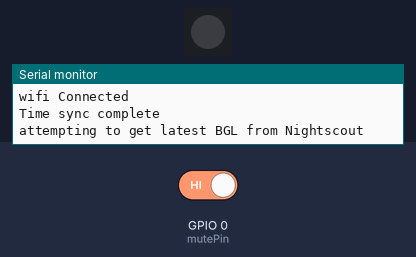
The sketch below on a simulated ESP32. Parts: 1 RGB LEDs in strip order, left to right, the last lines printed to the serial monitor. Inputs (shaded band) come from the test bench; at power-on: GPIO 0 (mutePin) HIGH. Dim RGB values are drawn brighter than linear; WiFi joins after 1.5 s; servers stay silent unless stated; uploads are accepted with an empty reply; the local clock reads 2024-03-15 10:24:30 at power-on unless the sketch sets it.

Above: at 2.7 s.
2.8 s: GPIO 0 (mutePin) driven LOW
At 3.7 s:
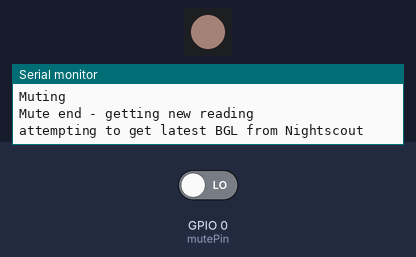
5.8 s: GPIO 0 (mutePin) driven HIGH
Timing chart, 0 to 8.8 s (numbered marks = the images above; inputs shaded):
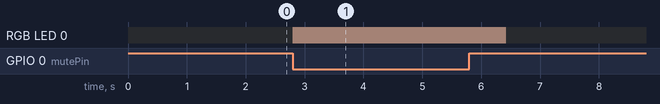

The sketch:

Nightscout-lamp.ino
```cpp
#include <Arduino.h>
#include <WiFi.h>
#include <WiFiClientSecure.h>
#include "time.h"
#include "esp_sntp.h"
#include "esp_system.h"
#include <ArduinoJson.h>
#include <HTTPClient.h>
#include <Adafruit_NeoPixel.h>
#include <math.h>

//basic settings

const char *ssid = "YOUR_WIFI_SSID";   //your wifi SSID
const char *password = "YOUR_WIFI_PASSWORD";   //your wifi password
const char *TZ_INFO = "AEST-10AEDT,M10.1.0,M4.1.0/3"; // your timezone - https://github.com/nayarsystems/posix_tz_db/blob/master/zones.csv
const char *url = "https://YOUR_NIGHTSCOUT.com/api/v1/entries?count=1&token=YOUR_TOKEN";  //your nightscout URL / Token.
#define RGBPIN 1      //Pin to which LED is attached.
#define numberLEDs 1  //number of leds attached

//Extra settings

//brightness adjustment
#define dayStart 7          //set day brightness at 7AM
#define dayEnd 20           //set night brightness at 10PM
#define dayBrightness 50    //0 - 100%
#define nightBrightness 15  //0 - 100%

//thresholds and colours
const uint8_t lowColour[] = { 0, 0, 255 };               //RGB values for low colour
#define low 3.9                                          //point at which low colour is set, above this lower in range is set
const uint8_t lowerInRangeColour[] = { 178, 102, 255 };  //RGB values for lower in range colour
#define inRange 4.8                                      // point at which in range colour is set
const uint8_t inRangeColour[] = { 0, 255, 0 };           //RGB values for in range colour
#define higherInRange 8                                  // point at which higher in range is set
const uint8_t higherInRangeColour[] = { 255, 153, 0 };   //RGB values for higher in range colour
#define high 10                                          //point at which high is set
const uint8_t highColour[] = { 255, 0, 0 };              //RGB values for high colour

//mute settings
#define muteTime 0                          // if mute time (in milliseconds - i.e. 300000 for 5 minutes) is > 0 mute pin is enabled, when mute pin is grounded i.e. via a button press the led is set to the mute colour for the defined time.
#define mutePin 0                               // pin used for mute button, pin must be a pulled up. - disabled by default.
const uint8_t muteColour[] = { 255, 200, 180 };  //mute colour - warm white by default.
#define muteBrightness nightBrightness           //custom mute brightness, set to night brightness by default.

Adafruit_NeoPixel bglPixel(numberLEDs, RGBPIN, NEO_GRB + NEO_KHZ800);

void updatePixelColour(const uint8_t colourToSet[]) {
  bglPixel.fill(bglPixel.Color(colourToSet[0], colourToSet[1], colourToSet[2]), 0, 0);
}

long updateSGV(time_t now)  //get sgv from nightscout
{
  Serial.println("attempting to get latest BGL from Nightscout");
  static JsonDocument doc;
  static int sgvDelta = -1;
  static float sgv = 0;

  static long lastReading = 0;
  long nextReading = 300000;  //by default attempt to get a reading every 5 minutes, if a reading is not recieved this value is used to retry.

  updatePixelColour((uint8_t[]){0,0,0});// pixel off by default, used in case of error scenario.
  HTTPClient http;
  http.setReuse(false);
  http.begin(url);
  http.addHeader("accept", "application/json");
  int httpResponseCode = http.GET();
  if (httpResponseCode > 0) {
    DeserializationError error = deserializeJson(doc, http.getStream());
    if (!error) {
      sgv = (float)doc[0]["sgv"] / 18;
      lastReading = (long long)doc[0]["date"] / 1000;
    }
  } else {
    Serial.print("Error code: ");
    Serial.println(http.errorToString(httpResponseCode));
  }
  http.end();

  sgvDelta = (now - lastReading);         // how long ago last reading was recieved by nightscout in seconds?
  if (sgvDelta >= 0 && sgvDelta < 330) {  // if last reading recived less than 5.5 minutes ago everything normal
                                          //reading expected at least every 5.5 minutes, subtract how long ago last reading recieved from 5.5 minutes to know when next reading should arrive. 5.5 minutes is being used to give a bit of overhead to allow for delays in xDrip / AAPS / juggulloco writing to nightScout.
    nextReading = (330 - sgvDelta) * 1000;
  }
  if (sgvDelta < 900) {  // if last reading less than 15 minutes, if more than 15 minutes turn off led to avoid displaying stale data.
    //neopixel control
    if (sgv >= 1) {
      if (sgv <= low) {
        updatePixelColour(lowColour);
      } else if (sgv > low && sgv < inRange) {
        updatePixelColour(lowerInRangeColour);
      } else if (sgv >= inRange && sgv < higherInRange) {
        updatePixelColour(inRangeColour);
      } else if (sgv >= higherInRange && sgv < high) {
        updatePixelColour(higherInRangeColour);
      } else if (sgv >= high) {
        updatePixelColour(highColour);
      };
    }
  }
  bglPixel.show();
  Serial.printf("Last reading %f - delta %d - next reading expected in %d \n", sgv, sgvDelta, (nextReading / 1000));
  return nextReading;
}

void WiFiStationDisconnected(WiFiEvent_t event, WiFiEventInfo_t info) {
  updatePixelColour((uint8_t[]){0,0,0});//pixel off
  bglPixel.show();
}

void setup() {
  Serial.begin(115200);
  bglPixel.begin();

  bglPixel.setBrightness(((float)dayBrightness / 100) * 255);
  updatePixelColour((uint8_t[]){0,0,0});//pixel off
  bglPixel.show();

  if (muteTime) {
    pinMode(mutePin, INPUT_PULLUP);
  }

  WiFi.onEvent(WiFiStationDisconnected, WiFiEvent_t::ARDUINO_EVENT_WIFI_STA_DISCONNECTED);
  WiFi.setAutoReconnect(true);
  WiFi.begin(ssid, password);

  while (WiFi.status() != WL_CONNECTED) {
    delay(500);
  }

  Serial.println("wifi Connected");
  configTime(0, 0, "pool.ntp.org");
  setenv("TZ", TZ_INFO, 1);
  tzset();
  uint8_t count = 0;
  while (sntp_get_sync_status() != SNTP_SYNC_STATUS_COMPLETED && count < 1000) {  //wait for NTP time sync allow 1000 retries, i.e. 10 seconds max.
    Serial.println("Time not synced with NTP - retry");
    count++;
    delay(100);
  }
  (count == 1000) ? Serial.println("Time sync fail") : Serial.println("Time sync complete");
}


void loop() {
  static time_t now;
  static struct tm *locality;
  static unsigned long previousMillisSGV, currentMillis, muteStart = 0;
  static bool day = 1;
  static bool muted = 0;
  time(&now);                  // read the current time
  locality = localtime(&now);  // update the structure tm with the current time

  static long whenNext = updateSGV(now);  //get inital reading.

  currentMillis = millis();

  if (!digitalRead(mutePin) && !muted) {  // if mute button pressed and not currently muted,
    Serial.println("Muting");
    bglPixel.setBrightness(((float)muteBrightness / 100) * 255);             // set mute brightness
    updatePixelColour(muteColour); // set mute colour
    bglPixel.show();                                                         // update pixel
    muted = true;                                                            // is muted
    muteStart = millis();                                                    // when did mute start
  }

  if (muted && currentMillis - muteStart > muteTime) {  //if currently muted and has been muted for > mute time cancel mute.
    Serial.println("Mute end - getting new reading");
    muted = false;
    (day) ? bglPixel.setBrightness(((float)dayBrightness / 100) * 255) : bglPixel.setBrightness(((float)nightBrightness / 100) * 255); //reset brightness
    whenNext = updateSGV(now);//update led and determine when to get next reading.
  }

  if (!muted) { //if not muted
    if (currentMillis - previousMillisSGV > whenNext) { //if time between now and when next reading is expected has elapsed try and get new reading.
      Serial.println("getting new reading");
      whenNext = updateSGV(now); // get time when next reading expected and update led colour.
      previousMillisSGV = currentMillis; //update when last reading retrived.
    }
    if (locality->tm_hour >= dayStart && locality->tm_hour < dayEnd && !day) { //if during daylight hours apply day brightness
      bglPixel.setBrightness(((float)dayBrightness / 100) * 255);
      day = 1;
    } else if (locality->tm_hour >= dayEnd || locality->tm_hour < dayStart && day) { //if during evening hours apply night brightness
      bglPixel.setBrightness(((float)nightBrightness / 100) * 255);
      day = 0;
    }
  }
}
```

Measured:
- after the input at 2.8 s, RGB LED 0: off → RGB(38, 30, 27) at once
